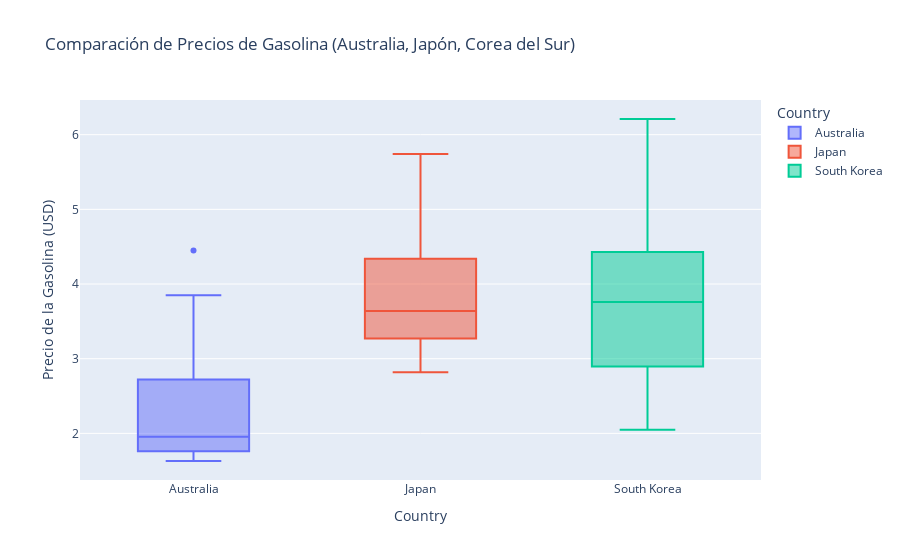

Notebook source saved alongside this figure:
### Code cell
import pandas as pd
import plotly.express as px


file_path = 'gas_prices.csv'
gas_prices_df = pd.read_csv(file_path)


selected_countries_df = gas_prices_df[['Year', 'Australia', 'Japan', 'South Korea']]


melted_df = selected_countries_df.melt(id_vars=['Year'], value_vars=['Australia', 'Japan', 'South Korea'],
                                       var_name='Country', value_name='Gasoline Price')


fig = px.box(melted_df, x='Country', y='Gasoline Price',
             title='Comparación de Precios de Gasolina (Australia, Japón, Corea del Sur)',
             labels={'Gasoline Price': 'Precio de la Gasolina (USD)'},
             color='Country')



fig.show()

### Figure 1 — Plotly figure (JSON) as saved in the notebook; plotly's stock layout.template omitted (floating-point values rounded to 4 significant figures)
{"data": [{"alignmentgroup": "True", "hovertemplate": "Country=%{x}<br>Precio de la Gasolina (USD)=%{y}<extra></extra>", "legendgroup": "Australia", "marker": {"color": "#636efa"}, "name": "Australia", "notched": false, "offsetgroup": "Australia", "orientation": "v", "showlegend": true, "type": "box", "x": ["Australia", "Australia", "Australia", "Australia", "Australia", "Australia", "Australia", "Australia", "Australia", "Australia", "Australia", "Australia", "Australia", "Australia", "Australia", "Australia", "Australia", "Australia", "Australia"], "x0": " ", "xaxis": "x", "y": [null, 1.96, 1.89, 1.73, 1.84, 1.95, 2.12, 2.05, 1.63, 1.72, 1.94, 1.71, 1.76, 2.19, 2.72, 3.23, 3.54, 3.85, 4.45], "y0": " ", "yaxis": "y"}, {"alignmentgroup": "True", "hovertemplate": "Country=%{x}<br>Precio de la Gasolina (USD)=%{y}<extra></extra>", "legendgroup": "Japan", "marker": {"color": "#EF553B"}, "name": "Japan", "notched": false, "offsetgroup": "Japan", "orientation": "v", "showlegend": true, "type": "box", "x": ["Japan", "Japan", "Japan", "Japan", "Japan", "Japan", "Japan", "Japan", "Japan", "Japan", "Japan", "Japan", "Japan", "Japan", "Japan", "Japan", "Japan", "Japan", "Japan"], "x0": " ", "xaxis": "x", "y": [3.16, 3.46, 3.58, 4.16, 4.36, 4.43, 3.64, 3.26, 2.82, 3.27, 3.65, 3.27, 3.15, 3.47, 3.93, 4.28, 4.47, 4.49, 5.74], "y0": " ", "yaxis": "y"}, {"alignmentgroup": "True", "hovertemplate": "Country=%{x}<br>Precio de la Gasolina (USD)=%{y}<extra></extra>", "legendgroup": "South Korea", "marker": {"color": "#00cc96"}, "name": "South Korea", "notched": false, "offsetgroup": "South Korea", "orientation": "v", "showlegend": true, "type": "box", "x": ["South Korea", "South Korea", "South Korea", "South Korea", "South Korea", "South Korea", "South Korea", "South Korea", "South Korea", "South Korea", "South Korea", "South Korea", "South Korea", "South Korea", "South Korea", "South Korea", "South Korea", "South Korea", "South Korea"], "x0": " ", "xaxis": "x", "y": [2.05, 2.49, 2.65, 2.88, 2.87, 2.94, 3.18, 3.34, 3.04, 3.8, 4.18, 3.76, 3.84, 4.11, 4.51, 5.28, 5.92, 6.21, 5.83], "y0": " ", "yaxis": "y"}], "layout": {"boxmode": "overlay", "legend": {"title": {"text": "Country"}, "tracegroupgap": 0}, "title": {"text": "Comparación de Precios de Gasolina (Australia, Japón, Corea del Sur)"}, "xaxis": {"anchor": "y", "categoryarray": ["Australia", "Japan", "South Korea"], "categoryorder": "array", "domain": [0, 1], "title": {"text": "Country"}}, "yaxis": {"anchor": "x", "domain": [0, 1], "title": {"text": "Precio de la Gasolina (USD)"}}}}
